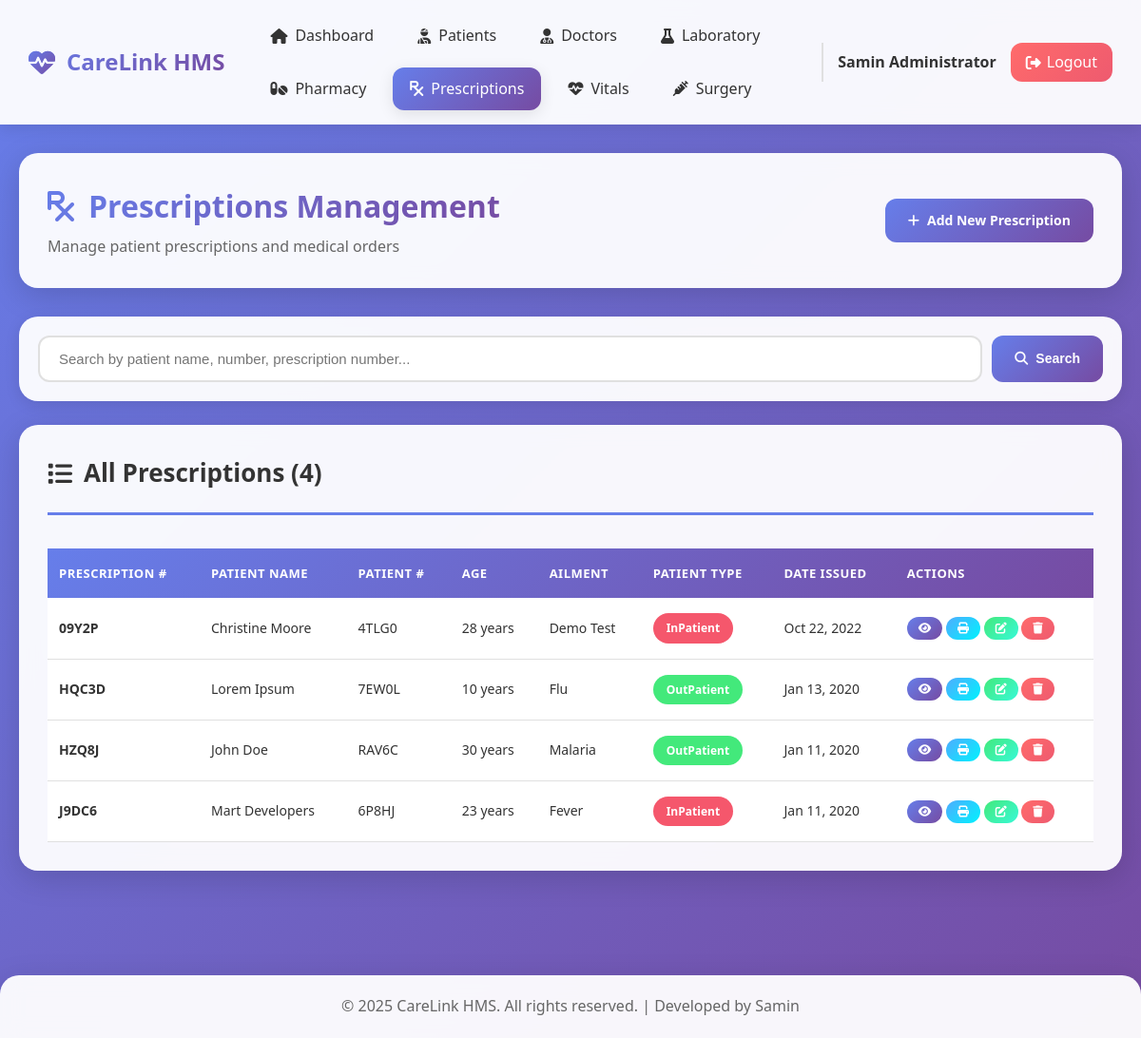
Page /backend/admin/prescriptions.php (signed in) on the earlier database version.
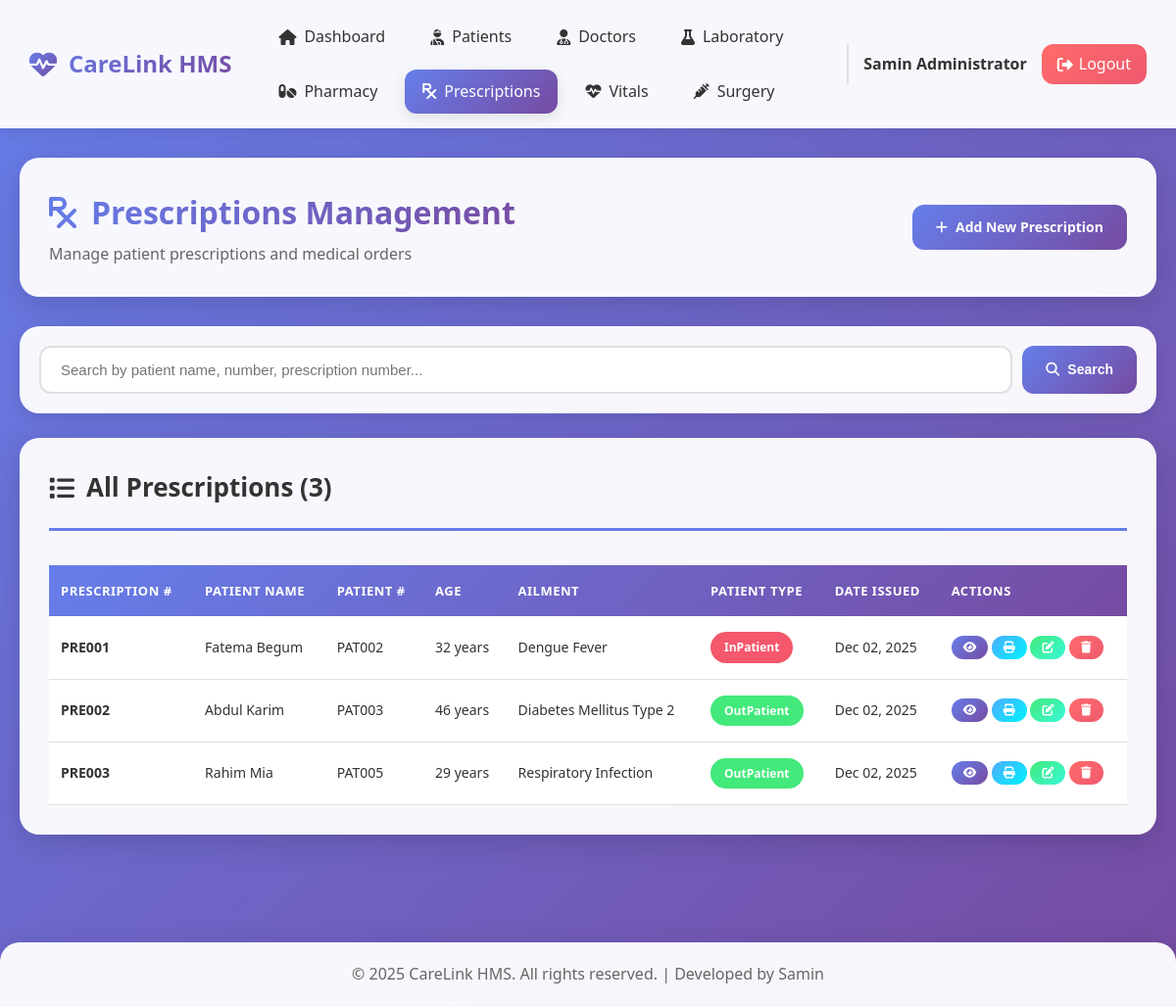
Same page on the later database version.
### tables this page shows
CREATE TABLE `his_prescriptions` (
  `pres_id` int(11) NOT NULL,
  `pres_pat_name` varchar(200) DEFAULT NULL,
  `pres_pat_age` varchar(200) DEFAULT NULL,
  `pres_pat_number` varchar(200) DEFAULT NULL,
  `pres_number` varchar(200) DEFAULT NULL,
  `pres_pat_addr` varchar(200) DEFAULT NULL,
  `pres_pat_type` varchar(200) DEFAULT NULL,
  `pres_date` timestamp(4) NOT NULL DEFAULT current_timestamp(4) ON UPDATE current_timestamp(4),
  `pres_pat_ailment` varchar(200) DEFAULT NULL,
  `pres_ins` longtext DEFAULT NULL
);

### backend/admin/prescriptions.php (the view, shortened to what this page needs)
<?php
require_once '../includes/header.php';
require_once '../includes/navbar.php';
$prescriptions = mysqli_query($conn, "SELECT * FROM his_prescriptions ORDER BY pres_date DESC");
?>
<div class="container">
    <div class="page-header">
        <div>
            <h1><i class="fas fa-prescription"></i> Prescriptions Management</h1>
            <p>Manage patient prescriptions and medical orders</p>
        </div>
        <a href="add_prescription.php" class="btn btn-primary">
            <i class="fas fa-plus"></i> Add New Prescription
        </a>
    </div>
    <div class="search-bar">
        <form method="GET" action="">
            <input type="text" name="search" placeholder="Search by patient name, number, prescription number..."
                   value="<?php echo isset($_GET['search']) ? htmlspecialchars($_GET['search']) : ''; ?>">
            <button type="submit" class="btn btn-primary"><i class="fas fa-search"></i> Search</button>
        </form>
    </div>
    <div class="content-card">
        <div class="card-header">
            <h2><i class="fas fa-list"></i> All Prescriptions (<?php echo mysqli_num_rows($prescriptions); ?>)</h2>
        </div>
        <div class="table-responsive">
            <table class="data-table">
                <thead>
                    <tr>
                        <th>Prescription #</th>
                        <th>Patient Name</th>
                        <th>Patient #</th>
                        <th>Age</th>
                        <th>Ailment</th>
                        <th>Patient Type</th>
                        <th>Date Issued</th>
                        <th>Actions</th>
                    </tr>
                </thead>
                <tbody>
                    <?php if(mysqli_num_rows($prescriptions) > 0): ?>
                        <?php while ($pres = mysqli_fetch_assoc($prescriptions)): ?>
                        <tr>
                            <td><strong><?php echo $pres['pres_number']; ?></strong></td>
                            <td><?php echo $pres['pres_pat_name']; ?></td>
                            <td><?php echo $pres['pres_pat_number']; ?></td>
                            <td><?php echo $pres['pres_pat_age']; ?> years</td>
                            <td><?php echo $pres['pres_pat_ailment']; ?></td>
                            <td>
                                <span class="badge badge-<?php echo $pres['pres_pat_type'] == 'InPatient' ? 'danger' : 'success'; ?>">
                                    <?php echo $pres['pres_pat_type']; ?>
                                </span>
                            </td>
                            <td><?php echo date('M d, Y', strtotime($pres['pres_date'])); ?></td>
                            <td>
                                <a href="view_prescription.php?id=<?php echo $pres['pres_id']; ?>" class="btn btn-sm btn-primary" title="View Details">
                                    <i class="fas fa-eye"></i>
                                </a>
                                <a href="print_prescription.php?id=<?php echo $pres['pres_id']; ?>" class="btn btn-sm btn-info" title="Print" target="_blank">
                                    <i class="fas fa-print"></i>
                                </a>
                                <a href="edit_prescription.php?id=<?php echo $pres['pres_id']; ?>" class="btn btn-sm btn-success" title="Edit">
                                    <i class="fas fa-edit"></i>
                                </a>
                                <a href="delete_prescription.php?id=<?php echo $pres['pres_id']; ?>"
                                   class="btn btn-sm btn-danger"
                                   onclick="return confirm('Are you sure you want to delete this prescription?');"
                                   title="Delete">
                                    <i class="fas fa-trash"></i>
                                </a>
                            </td>
                        </tr>
                        <?php endwhile; ?>
                    <?php endif; ?>
                </tbody>
            </table>
        </div>
    </div>
</div>
<?php require_once '../includes/footer.php'; ?>

Differences in the rows shown:
removed his_prescriptions: pres_number "09Y2P", pres_pat_name "Christine Moore", pres_pat_number "4TLG0", pres_pat_age "28", pres_pat_ailment "Demo Test", pres_pat_type "InPatient", pres_date "Oct 22, 2022"
removed his_prescriptions: pres_number "HQC3D", pres_pat_name "Lorem Ipsum", pres_pat_number "7EW0L", pres_pat_age "10", pres_pat_ailment "Flu", pres_pat_type "OutPatient", pres_date "Jan 13, 2020"
removed his_prescriptions: pres_number "HZQ8J", pres_pat_name "John Doe", pres_pat_number "RAV6C", pres_pat_age "30", pres_pat_ailment "Malaria", pres_pat_type "OutPatient", pres_date "Jan 11, 2020"
added his_prescriptions: pres_number "PRE001", pres_pat_name "Fatema Begum", pres_pat_number "PAT002", pres_pat_age "32", pres_pat_ailment "Dengue Fever", pres_pat_type "InPatient", pres_date "Dec 02, 2025"
added his_prescriptions: pres_number "PRE002", pres_pat_name "Abdul Karim", pres_pat_number "PAT003", pres_pat_age "46", pres_pat_ailment "Diabetes Mellitus Type 2", pres_pat_type "OutPatient", pres_date "Dec 02, 2025"
changed his_prescriptions: pres_number "J9DC6" → "PRE003"; pres_pat_name "Mart Developers" → "Rahim Mia"; pres_pat_number "6P8HJ" → "PAT005"; pres_pat_age "23" → "29"; pres_pat_ailment "Fever" → "Respiratory Infection"; pres_pat_type "InPatient" → "OutPatient"; pres_date "Jan 11, 2020" → "Dec 02, 2025"
Other differences:
mysqli_num_rows($prescriptions): "4" → "3"
